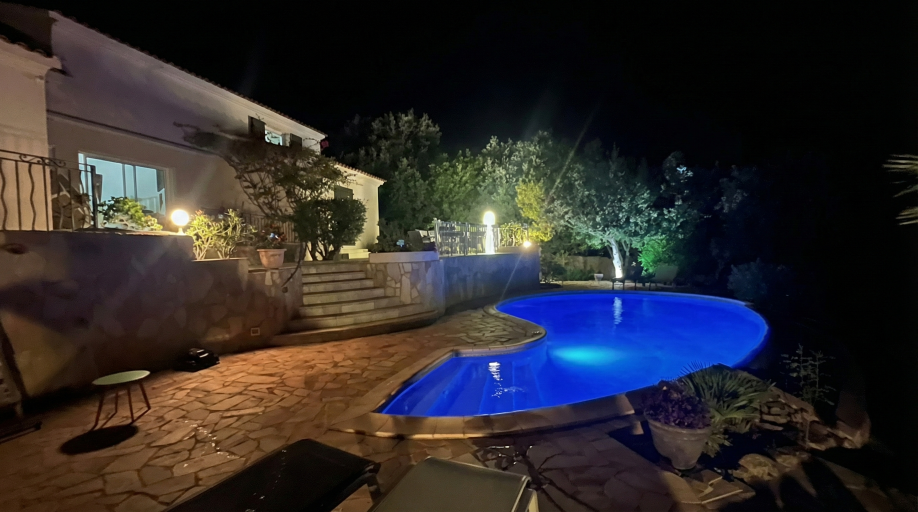
#> input picture Villa Lova.jfif, 2752 x 1536 px (shown at 1/3 size)
$ python optimize_image.py
#> lines starting #> are read from the running program, lines starting #| are printed output that depends on the picture
from PIL import Image
import os

def optimize_image(input_path, output_path, max_width=800):
#> called with input_path = 'Villa Lova.jfif', output_path = 'villa_lova.webp', max_width = 1200
    try:
        with Image.open(input_path) as img:
            # Resize if too large
#> img is the input picture: PIL image 2752x1536 RGB; mean R, G, B 46.1, 42, 43.4
            if img.width > max_width:
                ratio = max_width / img.width
#> ratio = 0.436
                new_height = int(img.height * ratio)
#> new_height = 669
                img = img.resize((max_width, new_height), Image.Resampling.LANCZOS)
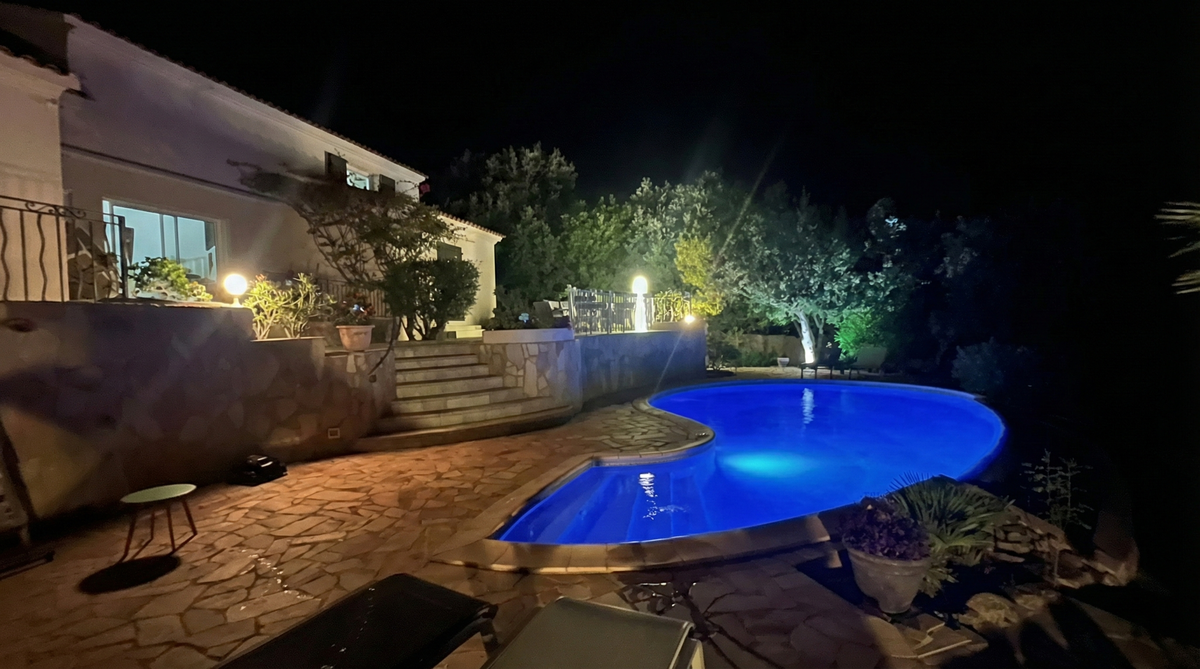
#> img: PIL image 1200x669 RGB; mean R, G, B 46.1, 42, 43.4

            # Save as WebP
            img.save(output_path, 'WEBP', quality=85)
            print(f"Success: {input_path} -> {output_path}")

            # Print sizes
            original_size = os.path.getsize(input_path) / 1024
            new_size = os.path.getsize(output_path) / 1024
            print(f"Original: {original_size:.2f} KB")
            print(f"Optimized: {new_size:.2f} KB")

    except Exception as e:
        print(f"Error: {e}")

if __name__ == "__main__":
    optimize_image('Villa Lova.jfif', 'villa_lova.webp', max_width=1200)

$ run again, with Casa_Verde.jfif copied over Villa Lova.jfif
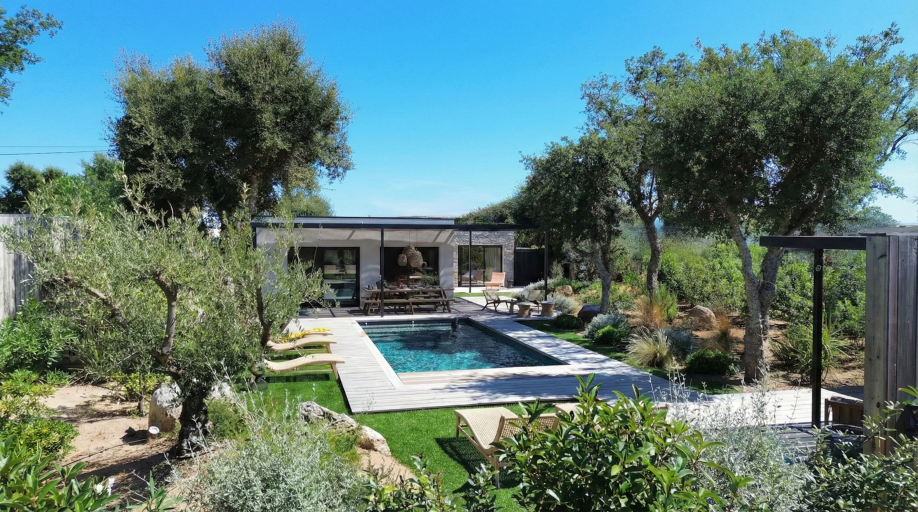
#> input picture Casa_Verde.jfif, 2752 x 1536 px (shown at 1/3 size)
#> in optimize_image, img is the input picture: PIL image 2752x1536 RGB; mean R, G, B 93.7, 123.5, 118.4
#> in optimize_image, `img = img.resize((max_width, new_height), Image.Resampling.LANCZOS)`:
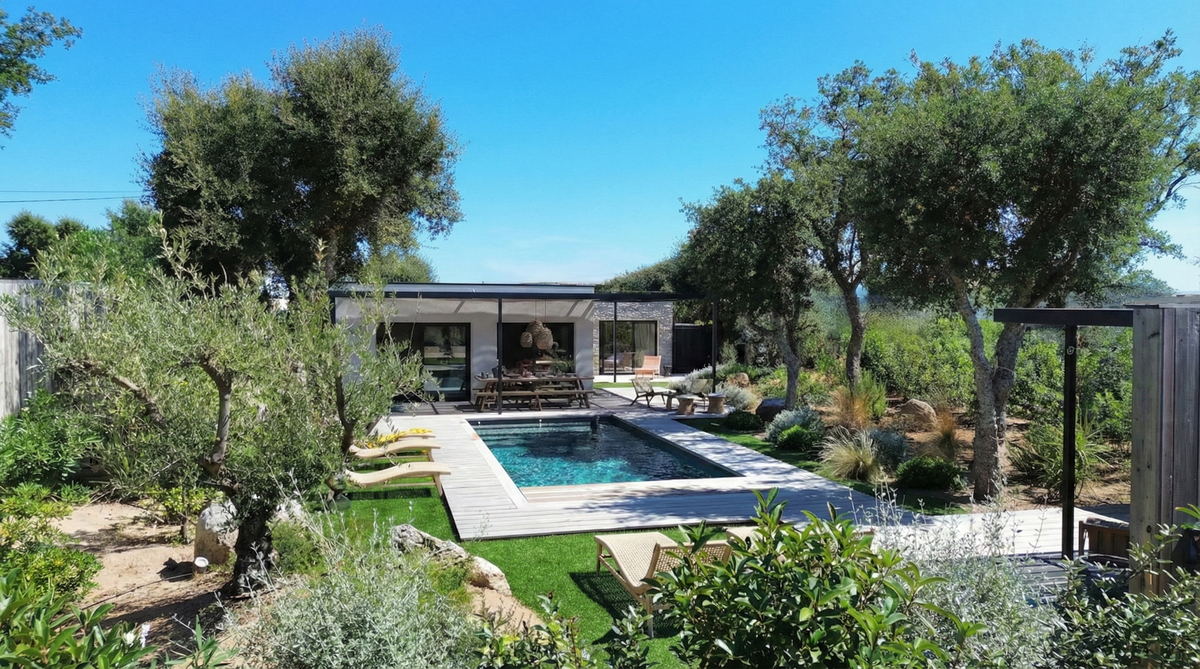
#> img: PIL image 1200x669 RGB; mean R, G, B 93.7, 123.5, 118.4

$ run again, with residence_san_ciprianu.jfif copied over Villa Lova.jfif
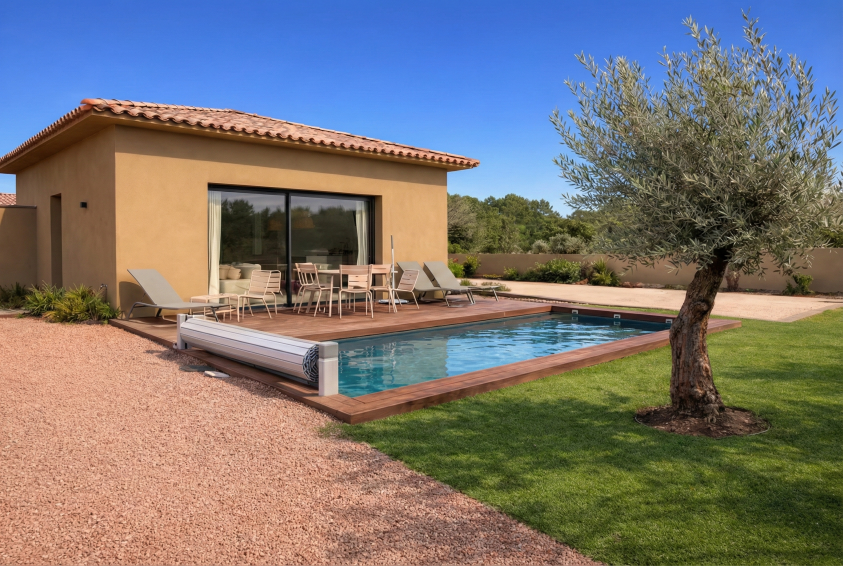
#> input picture residence_san_ciprianu.jfif, 2528 x 1696 px (shown at 1/3 size)
#> in optimize_image, img is the input picture: PIL image 2528x1696 RGB; mean R, G, B 122.7, 118, 115.3
#> in optimize_image, `img = img.resize((max_width, new_height), Image.Resampling.LANCZOS)`:
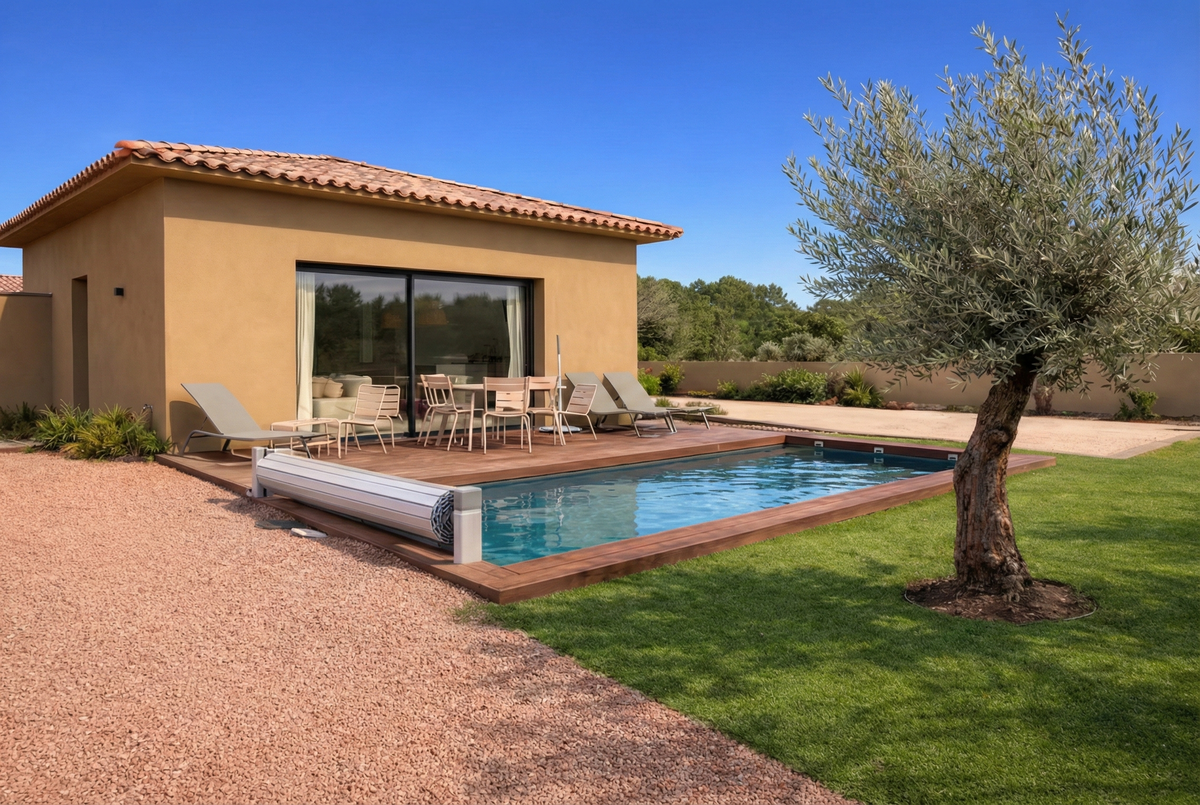
#> img: PIL image 1200x805 RGB; mean R, G, B 122.7, 118, 115.3
